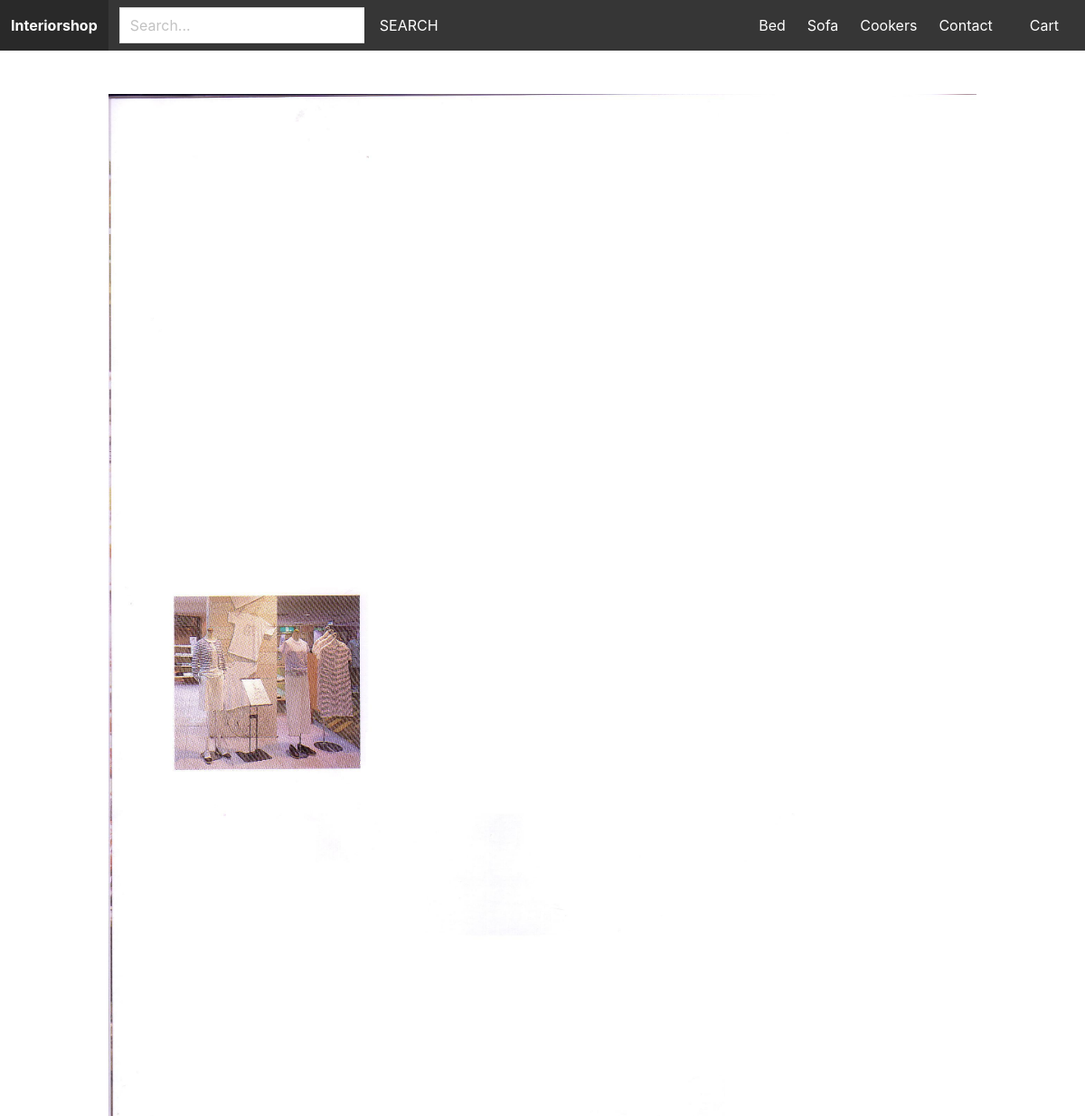
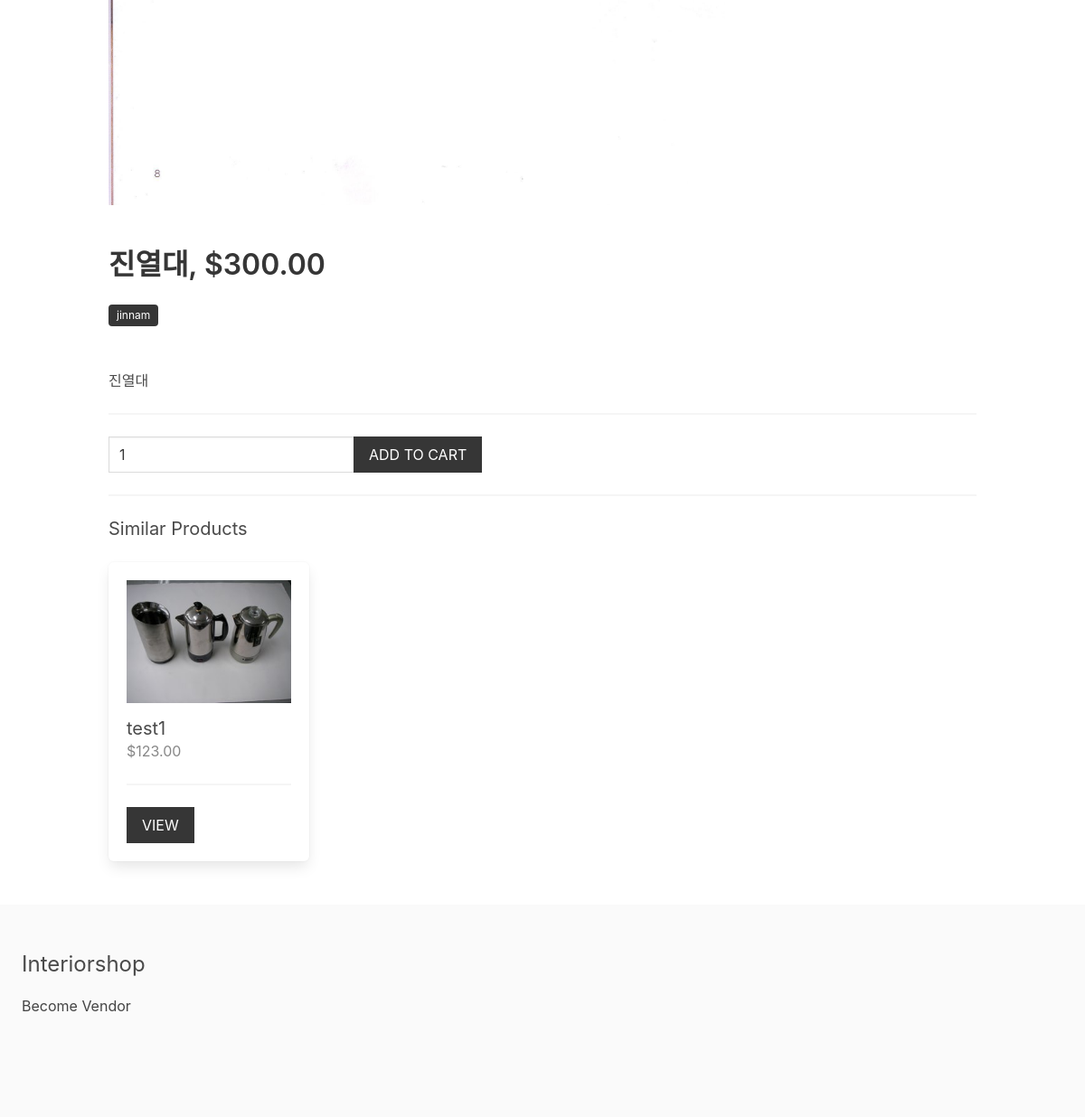
The page /bed/bed/ on the database its author committed (2 pictures, top to bottom).
### apps/product/models.py (models this page shows, shortened)
class Category(models.Model):
    title = models.CharField(max_length=255)
    slug = models.CharField(max_length=255)
    ordering = models.IntegerField(default=0)
    class Meta:
        ordering = ["ordering"]

class Product(models.Model):
    category = models.ForeignKey(Category,related_name='products', on_delete=models.CASCADE)
    vendor = models.ForeignKey(Vendor,related_name='products', on_delete=models.CASCADE)
    title = models.CharField(max_length=255)
    slug = models.SlugField(max_length=255)
    description = models.TextField(blank=True, null=True)
    price = models.DecimalField(max_digits=6,decimal_places=2)
    date_added= models.DateTimeField(auto_now_add=True)
    image = models.ImageField(upload_to="uploads/",blank=True, null=True)
    thumbnail = models.ImageField(upload_to="uploads/",blank=True, null=True)
    class Meta:
        ordering = ["-date_added"]
    def __str__(self):
        return self.title
    def get_thumbnail(self):
        if self.thumbnail:
            print("thumbnail exists :::",self.thumbnail.url)
            return self.thumbnail.url

### apps/vendor/models.py (models this page shows, shortened)
class Vendor(models.Model):
    name = models.CharField(max_length=255)
    created_at=models.DateTimeField(auto_now_add=True)
    created_by= models.OneToOneField(User,related_name='vendor', on_delete=models.CASCADE)
    class Meta:
        ordering = ['name']

### apps/product/views.py (the view)
# urls.py: path('<slug:category_slug>/<slug:product_slug>/', views.product_details, name='product_details'),
def product_details(request,category_slug, product_slug):
    cart = Cart(request)
    product = get_object_or_404(Product, category__slug=category_slug, slug=product_slug )
    print('product from db::::', product)
    if request.method == "POST":
        form = AddToCartForm(request.POST)
        if form.is_valid():
            quantity = form.cleaned_data['quantity']
            cart.add(product_id=product.id, quantity=quantity, update_quantity=False)
            messages.success(request, "The product was added to Cart!")
            return redirect('product_details',category_slug=category_slug,product_slug=product_slug)
    else:
        form = AddToCartForm()
    similar_products = list(product.category.products.exclude(id=product.id))
    if len(similar_products) >= 4:
        similar_products = random.sample(similar_products,4)
    return render(request, 'product/product_details.html',{'form':form,'product':product,'similar_products':similar_products,})

### apps/product/forms.py
class AddToCartForm(forms.Form):
    quantity = forms.IntegerField()

### apps/cart/cart.py (called while the page is built)
    def __len__(self):
        return sum(item['quantity'] for item in self.cart.values())

### apps/cart/context_processors.py (called while the page is built)
def cart(request):
    return {'cart': Cart(request)}

### apps/product/context_processors.py (called while the page is built)
def menu_categories(request):
    categories = Category.objects.all()
    return {'menu_categories': categories}

### apps/product/templates/product/product_details.html (shortened to what this page needs)
{% extends "core/base.html" %}
{% block content %}
    {% if product.image %}
        <figure class="image is4by3 mb-6">
            <img src="{{ product.image.url }}" alt="{{ product.slug }}">
        </figure>
    {% endif %}
    <h1 class="title"> {{ product.title }}, ${{ product.price }}</h1>
    <p class="mb-6"><span class="tag is-dark">{{ product.vendor.name }}</span></p>
    <p>{{ product.description }}</p>
    <hr>
    <form method="post" action=".">
        <div class="field has-addons">
            <div class="control">
                <input type="number" name="quantity" value="1" class="input" min="1">
            </div>
            <div class="control">
                <button class="button is-dark is-uppercase">Add to cart</button>
            </div>
        </div>
    </form>
    {% if similar_products %}
    <hr>
    <div class="columns is-multiline">
        <div class="column is-12">
            <h2 class="subtitle">Similar Products</h2>
        </div>
        {% for product in similar_products %}
            {% include "product/parts/list_item.html" %}
        {% endfor %}
    </div>
    {% endif %}
{% endblock content %}

### apps/core/templates/core/base.html (shortened to what this page needs)
{% load static %}
<!DOCTYPE html>
<html lang="en">
  <head>
    <link
      rel="stylesheet"
      href="https://cdn.jsdelivr.net/npm/bulma@0.9.1/css/bulma.min.css"
    />
     <link rel="stylesheet" href="{% static 'styles/main.css' %}">
  </head>
  <body>
   <nav class="navbar is-dark">
            <div class="navbar-brand">
                <a href={% url "frontpage" %} class="navbar-item"><strong>Interiorshop</strong></a>
            </div>
            <div class="navbar-menu" id="main-navbar">
                <div class="navbar-start">
                    <div class="navbar-item">
                        <form method="get" >
                            <div class="field has-addons">
                                <div class="control">
                                    <input type="text" class="input" placeholder="Search..." name="query">
                                </div>
                                <div class="control">
                                    <button class="button is-dark is-uppercase">Search</button>
                                </div>
                            </div>
                        </form>
                    </div>
                </div>
                <div class="navbar-end">
                    {% for category in menu_categories %}
                        <a href="{% url 'category' category.slug %}" class="navbar-item">{{ category.title }}</a>
                    {% endfor %}
                    <a href="#" class="navbar-item">Contact</a>
                    <div class="navbar-item">
                        <a href="{% url 'cart' %}" class="button is-dark">Cart{% if cart %} ({{ cart|length }}){% endif %}</a>
                    </div>
                </div>
            </div>
        </nav>
    <section class="section">
      <div class="container">{% block content %}{% endblock content %}</div>
    </section>
    <footer class="footer">
      <h3 class="is-size-4 mb-4">Interiorshop</h3>
        {% if request.user.is_authenticated %}
      <a href="{% url 'vendor_admin' %}">Vendor Admin</a>
      {% else %}
        <a href="{% url 'become_vendor' %}">Become Vendor</a>
      {% endif %}
    </footer>
  </body>
</html>

### apps/product/templates/product/parts/list_item.html
<div class="column is-3 product-list-item">
    <div class="box">
        <figure class="image is-4by3 mb-4">
            <img src="{{ product.get_thumbnail }}">
        </figure>
        <h2 class="subtitle">{{ product.title }}</h2>
        <h3 class="price is-size-6 mb-5">${{ product.price }}</h3>
        <hr>
        <a href="{% url 'product_details' product.category.slug product.slug %}" class="button is-dark is-uppercase">View</a>
    </div>
</div>

### static/styles/main.css (style rules this page uses)
.product-list-item .box .subtitle { margin-bottom: 0; }
.product-list-item .box .price { color: #888; }
.input, .button { border-radius: 0; }
.footer a { margin-bottom: 15px; display: inline-block; color: #444; }

### rows shown on the page
Category: title "Bed"
Category: title "Sofa"
Category: title "Cookers"
Product: image (picture), title "진열대", price "300.00", vendor.name "jinnam", description "진열대"
Product: get_thumbnail (picture), title "test1", price "123.00"
